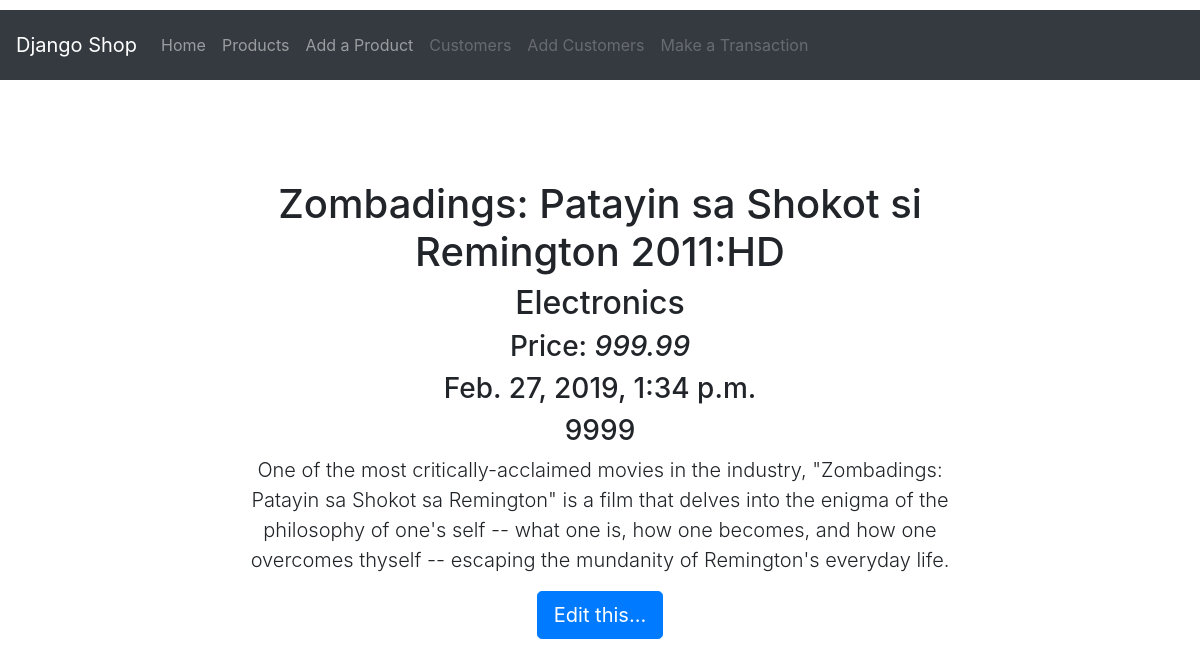
/products/zombadings-patayin-sa-shokot-si-remington-2011hd/, run on the app's committed database.
### grocery/models.py (models this page shows, shortened)
class Product(models.Model):
    name = models.CharField(max_length=100, unique=True)
    slug = models.CharField(max_length=100, unique=True)
    category = models.ForeignKey(
        'Category',
        on_delete = models.CASCADE,
    )
    description = models.TextField()
    price = models.DecimalField(max_digits=10, decimal_places=2)
    stocks = models.PositiveIntegerField()
    no_purchases = models.PositiveIntegerField()
    pub_date = models.DateTimeField()
    class Meta:
        ordering = ('name',)

class Category(models.Model):
    name = models.CharField(max_length=30,db_index=True)
    slug = models.SlugField(max_length=100, db_index=True, unique=True)
    class Meta:
        ordering = ('name',)
        verbose_name = 'category'
        verbose_name_plural = 'categories'
    def __str__(self):
        return self.name

### grocery/views.py (the view)
# urls.py: path('products/<slug:slug>/', views.ProductsDetailView.as_view(), name='products_detail'),
class ProductsDetailView(View):
    def get(self, request, *args, **kwargs):
        item = get_object_or_404(Product, slug = kwargs['slug'])
        context = {
            'item' : item,
        }
        return render(request, 'product_detail.html', context)

### templates/product_detail.html (shortened to what this page needs)
{% extends 'base.html' %}
{% block content %}
   <div class="row">
       <div class="col-md-2"></div>
       <div class="col-md-8 text-center">
            {% if item %}
                <h1> {{ item.name }} </h1>
                <h2> {{ item.category }} </h2>
                <h3>Price: <i> {{ item.price }} </i> </h3>
                <h3>{{ item.pub_date }}</h3>
                <h3>{{ item.stocks }}</h3>
                <p class="lead"> {{ item.description }} </p>
                <a class="btn btn-primary btn-lg" href="{% url 'product_update' item.slug %}" role="button">Edit this...</a>
            {% endif %}
       </div>
       <div class="col-md-2"></div>
   </div>
{% endblock content %}

### static/css/base.css (style rules this page uses)
body, *:before, *:after { background-color:grey; font-weight:lighter; font-family: Georgia, 'Times New Roman', Times, serif; }

### data on the page
Product: name "Zombadings: Patayin sa Shokot si Remington 2011:HD", category "Electronics", price "999.99", pub_date "Feb. 27, 2019, 1:34 p.m.", stocks "9999", description "One of the most critically-acclaimed movies in the industry, \"Zombadings: Patayin sa Shokot sa Remington\" is a film that delves into the enigma of the philosophy of one's self -- what one is, how one becomes, and how one overcomes thyself -- escaping the mundanity of Remington's everyday life."
